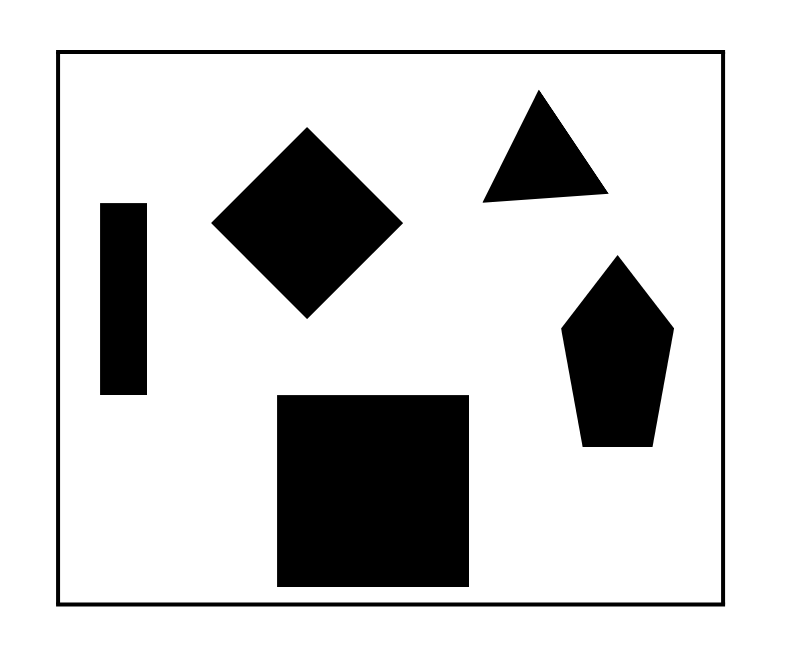
#> input picture Images/S1.png, 792 x 665 px, found by its file name
$ python RRT.py
#> lines starting #> are read from the running program, lines starting #| are printed output that depends on the picture; after the words box and inside, x2 and y2 are one past the last pixel; in counts of white or black regions, pixels touching at a corner belong together
import cv2
import numpy as np
import random
import math
import time
import os

class Node:
    """Node class for RRT"""
    def __init__(self, position, parent=None):
        self.position = position
        self.parent = parent

# [7 lines left out: function is_valid_point, not called in this run]

def euclidean_distance(p1, p2):
    """Calculate Euclidean distance between two points."""
    return math.sqrt((p1[0] - p2[0]) ** 2 + (p1[1] - p2[1]) ** 2)

# [82 lines left out: functions get_nearest_node, steer, rrt, reconstruct_path, visualize_tree_and_path, not called in this run]

def draw_grid(img, spacing=20):
    """Overlay a grid on the image."""
    if len(img.shape) == 2:
        img_color = cv2.cvtColor(img, cv2.COLOR_GRAY2BGR)
    else:
        img_color = img.copy()

    for x in range(0, img_color.shape[1], spacing):
        cv2.line(img_color, (x, 0), (x, img_color.shape[0]), (200, 200, 200), 1)
    for y in range(0, img_color.shape[0], spacing):
        cv2.line(img_color, (0, y), (img_color.shape[1], y), (200, 200, 200), 1)

    return img_color

# [21 lines left out: function execute_rrt, not called in this run]

def main():
    img_path = "Images/S1.png"

    if not os.path.exists(img_path):
        print(f"Error: Image file '{img_path}' not found.")
        return

    img = cv2.imread(img_path)
#> img is the input picture: shape (665, 792, 3); min 0, max 255, mean 208.6
    if img is None:
        print("Error: Unable to read the image. Check the path.")
        return

    white_threshold = 200
    gray_img = cv2.cvtColor(img, cv2.COLOR_BGR2GRAY)
    _, obstacle_map = cv2.threshold(gray_img, white_threshold, 255, cv2.THRESH_BINARY_INV)
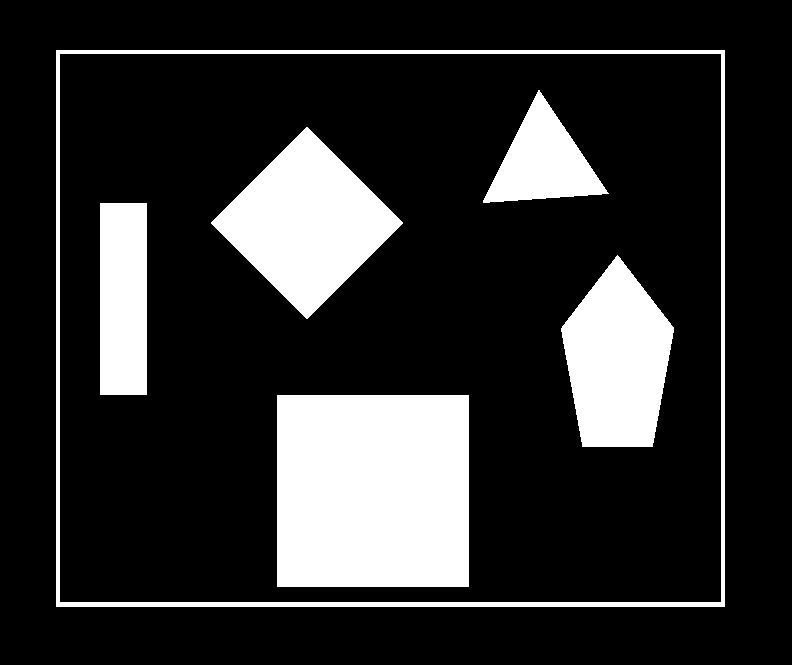
#> obstacle_map: shape (665, 792); 18.4% white; 6 white regions, box (x1, y1, x2, y2) and area: (277, 395, 469, 587) 36864, (211, 127, 403, 319) 18624, (561, 255, 674, 447) 15100, (56, 50, 725, 607) 10405, (100, 203, 147, 395) 9024, (483, 90, 609, 203) 6973

    img_with_grid = draw_grid(img.copy())
#> after the loop in draw_grid, `for x in range(0, img_color.shape[1], spacing):`:
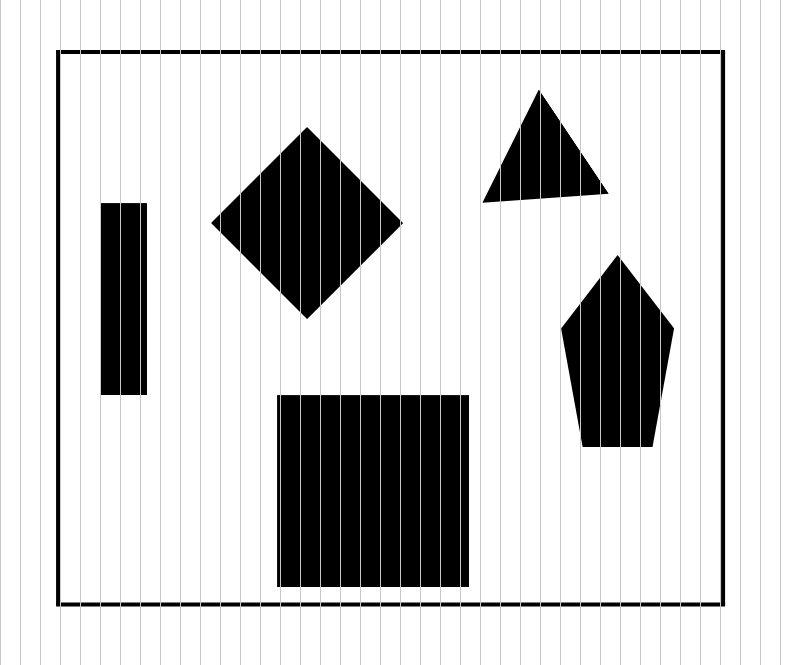
#> img_color: shape (665, 792, 3); 5.05% of pixels changed, all inside (x1, y1, x2, y2) = (0, 0, 781, 665)
#> after the loop in draw_grid, `for y in range(0, img_color.shape[0], spacing):`:
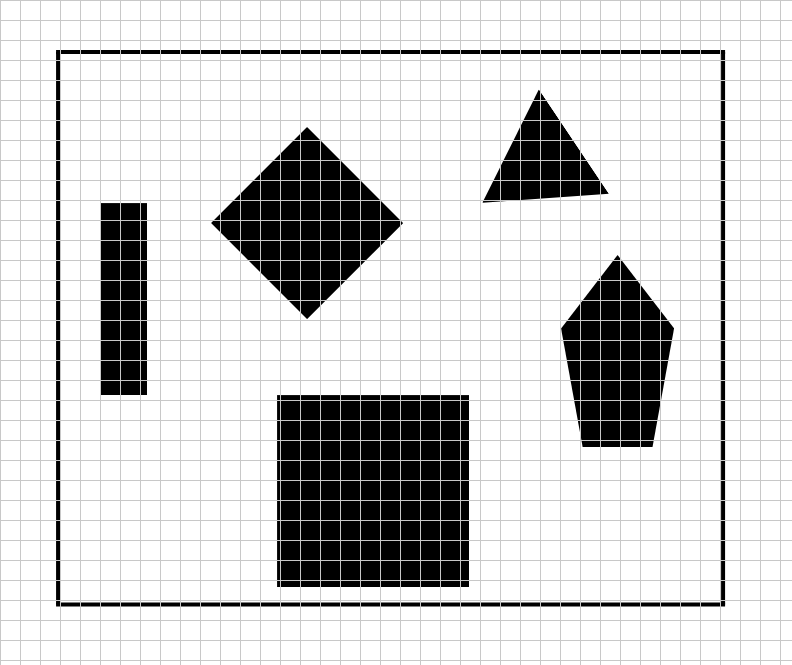
#> img_color: shape (665, 792, 3); 4.85% of pixels changed, all inside (x1, y1, x2, y2) = (1, 0, 792, 661)

    choice = input("Enter '1' to input coordinates manually or '2' to select on the image: ").strip()
#> the answer given: ../Images/S1.png
    if choice == '1':
        try:
            start_x = int(input("Enter start x-coordinate: "))
            start_y = int(input("Enter start y-coordinate: "))
            end_x = int(input("Enter end x-coordinate: "))
            end_y = int(input("Enter end y-coordinate: "))
            start = (start_x, start_y)
            goal = (end_x, end_y)

            if not is_valid_point(start, obstacle_map) or not is_valid_point(goal, obstacle_map):
                print("Error: Start or goal point is invalid.")
                return

            execute_rrt(obstacle_map, img_with_grid, start, goal)
        except ValueError:
            print("Invalid coordinates. Please enter valid integers.")
    elif choice == '2':
        points = []
        path_found = False

        # [18 lines left out: function mouse_callback, not called in this run]

        cv2.imshow("RRT Visualization", img_with_grid)
        cv2.setMouseCallback("RRT Visualization", mouse_callback)

        while not path_found:
            if cv2.waitKey(1) & 0xFF == 27:
                break

        cv2.destroyAllWindows()
    else:
        print("Invalid choice. Exiting.")

if __name__ == "__main__":
    main()

$ run again, with Images/S2.png copied over Images/S1.png
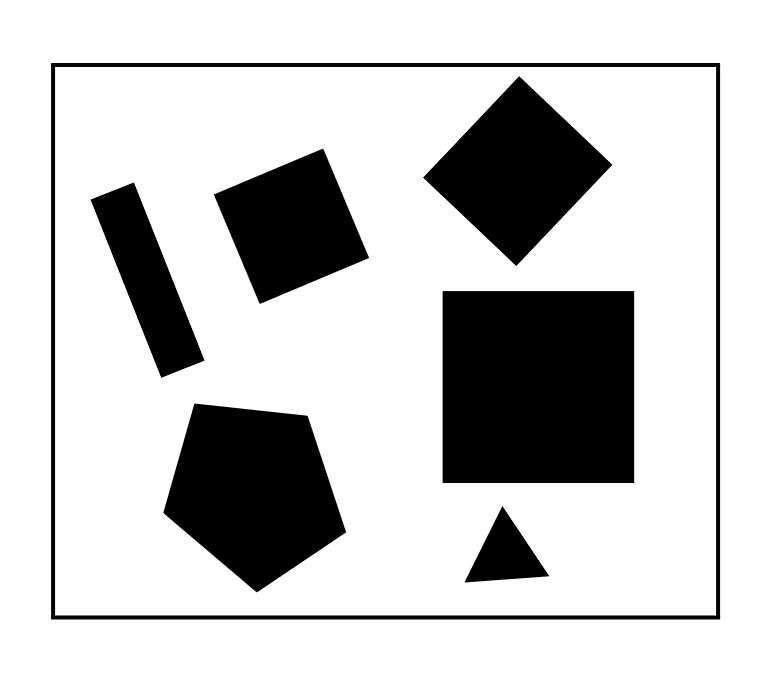
#> input picture Images/S2.png, 773 x 678 px, found by its file name
#> in main, img is the input picture: shape (678, 773, 3); min 0, max 255, mean 199.7
#> in main, `_, obstacle_map = cv2.threshold(gray_img, white_threshold, 255, cv2.TH..`:
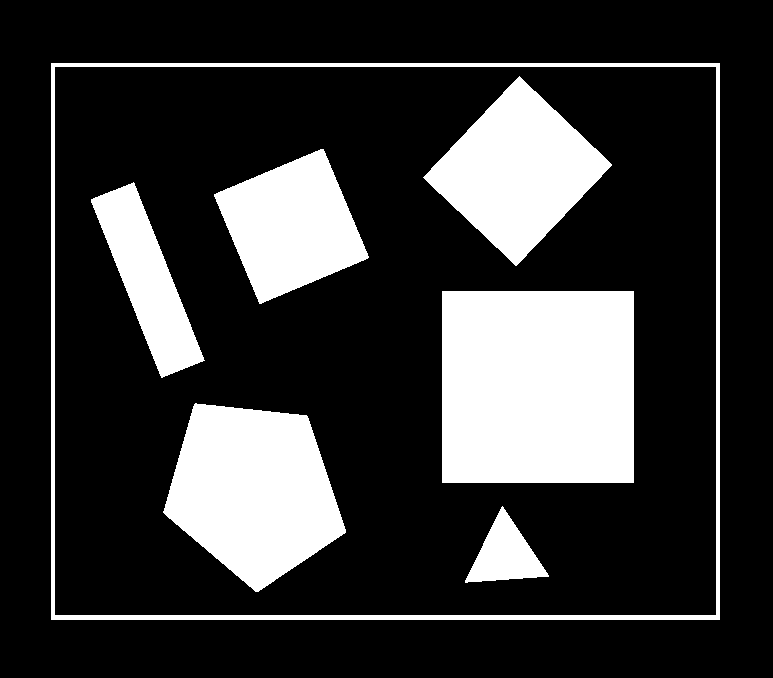
#> obstacle_map: shape (678, 773); 21.9% white; 7 white regions, largest, box (x1, y1, x2, y2) and area: (442, 291, 634, 483) 36864, (163, 403, 346, 592) 23189, (423, 76, 612, 266) 18048
#> after the loop in draw_grid, `for y in range(0, img_color.shape[0], spacing):`:
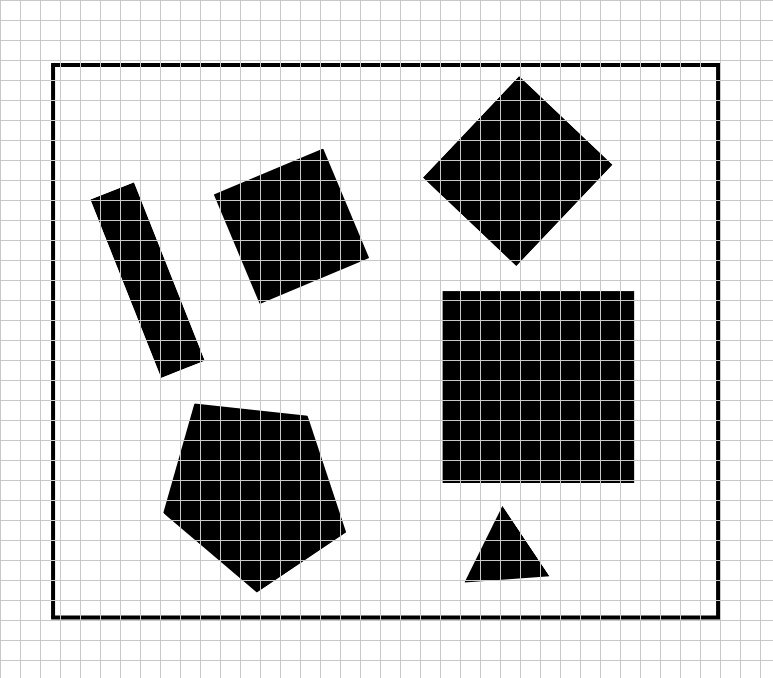
#> img_color: shape (678, 773, 3); min 0, max 255, mean 199.5

$ run again, with Images/S3.png copied over Images/S1.png
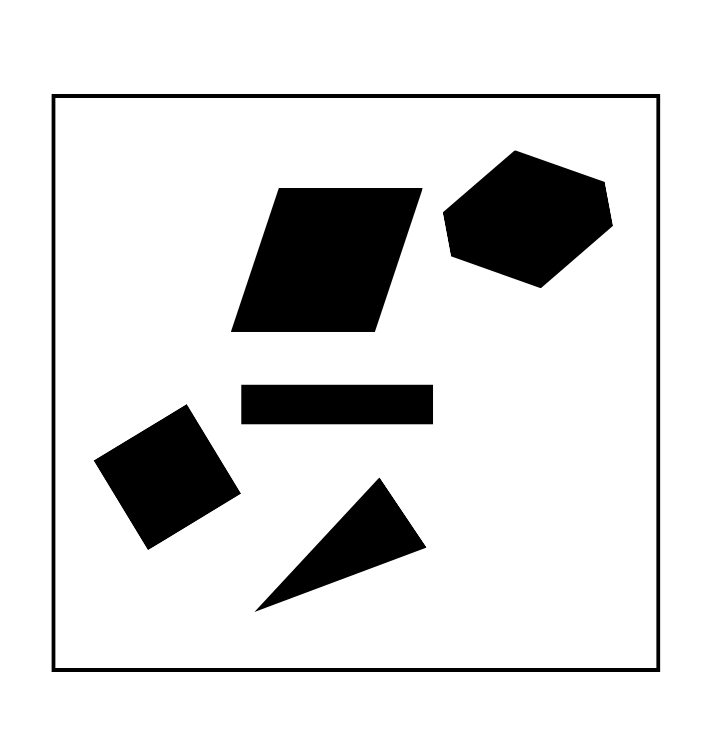
#> input picture Images/S3.png, 715 x 750 px, found by its file name
#> in main, img is the input picture: shape (750, 715, 3); min 0, max 255, mean 220.9
#> in main, `_, obstacle_map = cv2.threshold(gray_img, white_threshold, 255, cv2.TH..`:
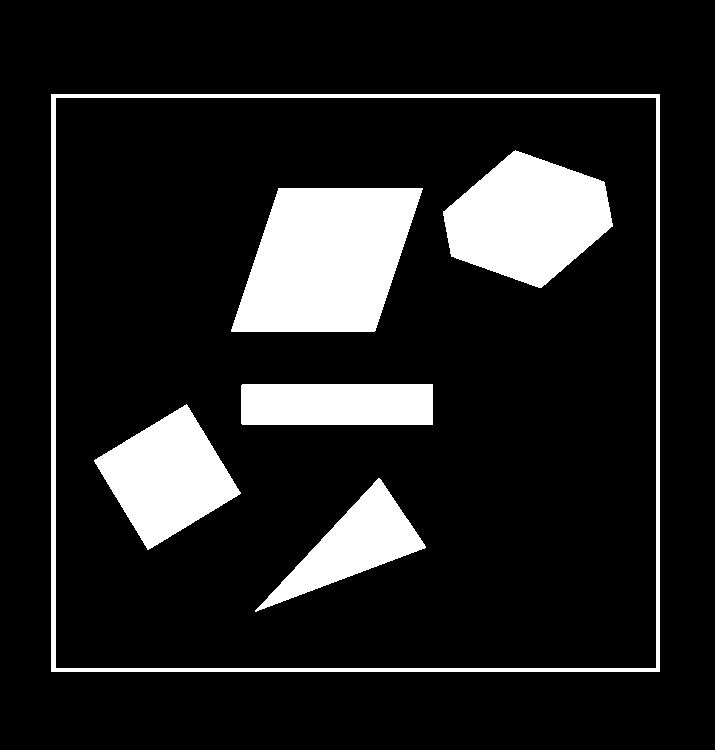
#> obstacle_map: shape (750, 715); 13.6% white; 6 white regions, box (x1, y1, x2, y2) and area: (231, 188, 423, 332) 20832, (443, 150, 613, 288) 15346, (94, 404, 241, 550) 11460, (51, 94, 660, 672) 10002, (241, 384, 433, 425) 7870, (255, 478, 426, 612) 7657
#> after the loop in draw_grid, `for y in range(0, img_color.shape[0], spacing):`:
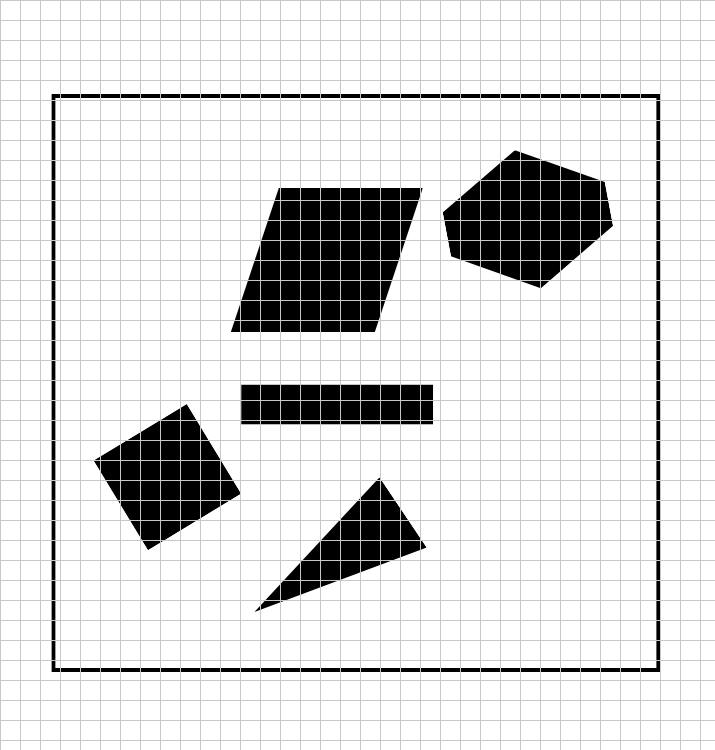
#> img_color: shape (750, 715, 3); min 0, max 255, mean 218.7

$ run again, with Images/world1.png copied over Images/S1.png
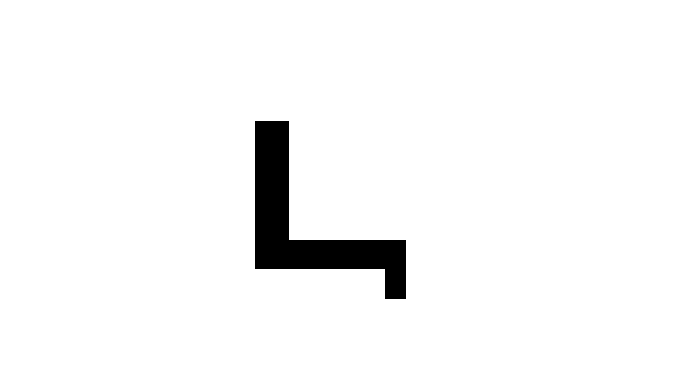
#> input picture Images/world1.png, 683 x 384 px, found by its file name
#> in main, img is the input picture: shape (384, 683, 3); 96.5% white; 1 black region, box (x1, y1, x2, y2) and area: (255, 121, 406, 299) 9055
#> after the loop in draw_grid, `for x in range(0, img_color.shape[1], spacing):`:
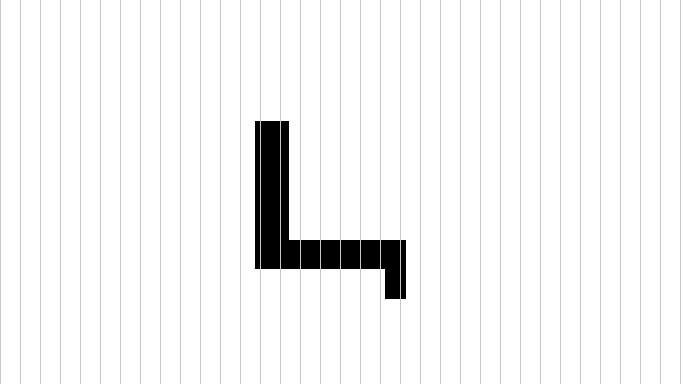
#> img_color: shape (384, 683, 3); 5.12% of pixels changed, all inside (x1, y1, x2, y2) = (0, 0, 681, 384)
#> after the loop in draw_grid, `for y in range(0, img_color.shape[0], spacing):`:
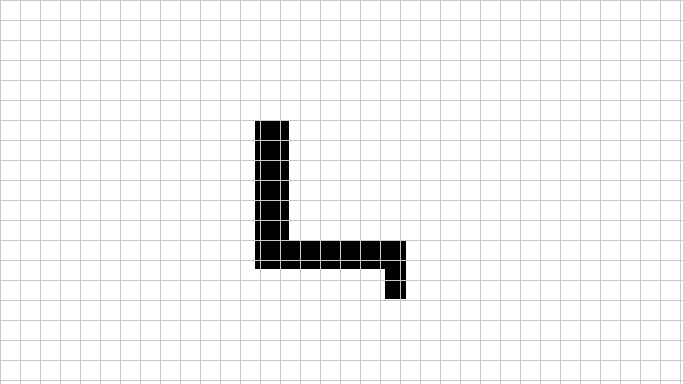
#> img_color: shape (384, 683, 3); 4.94% of pixels changed, all inside (x1, y1, x2, y2) = (1, 0, 683, 381)
